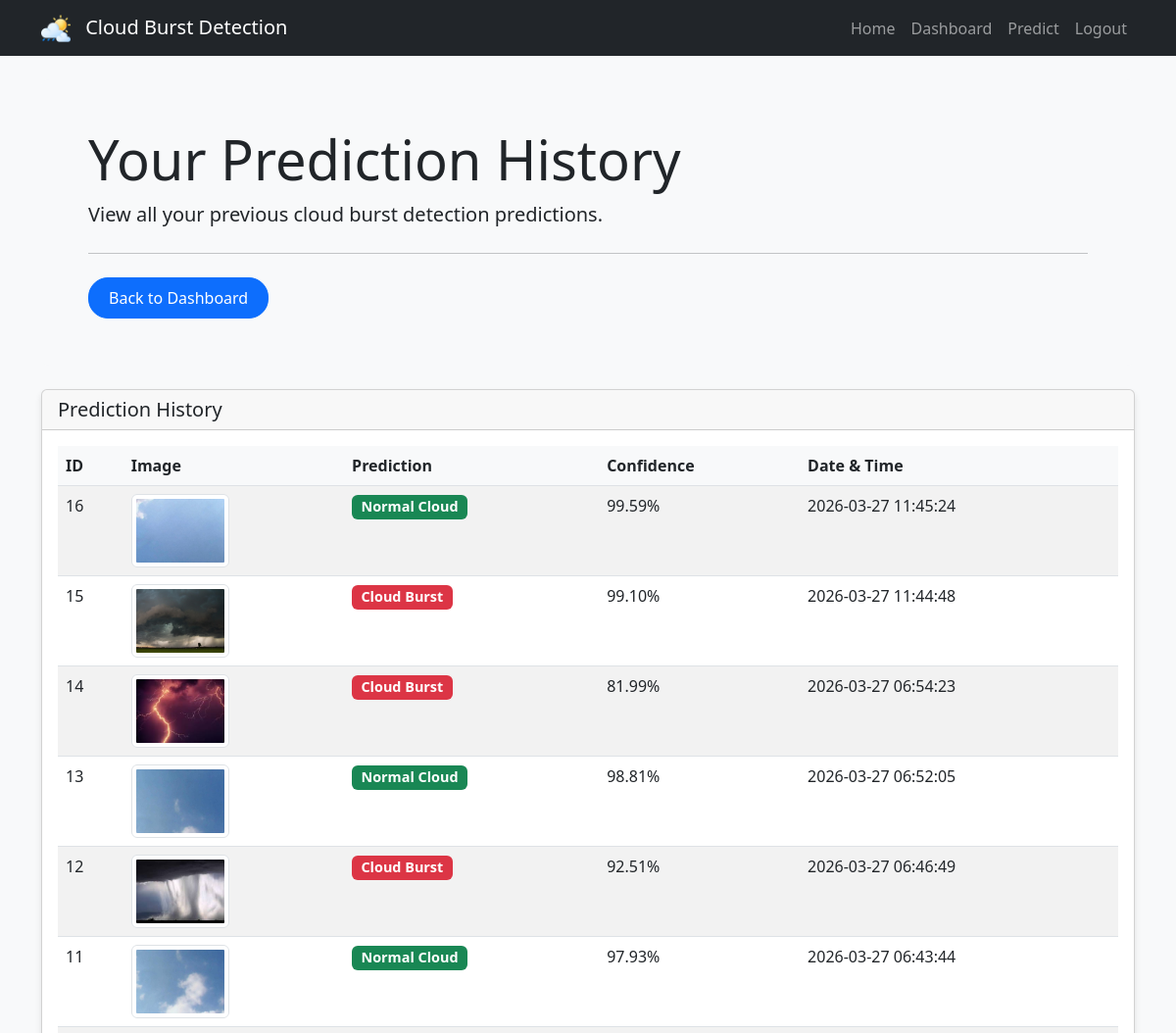
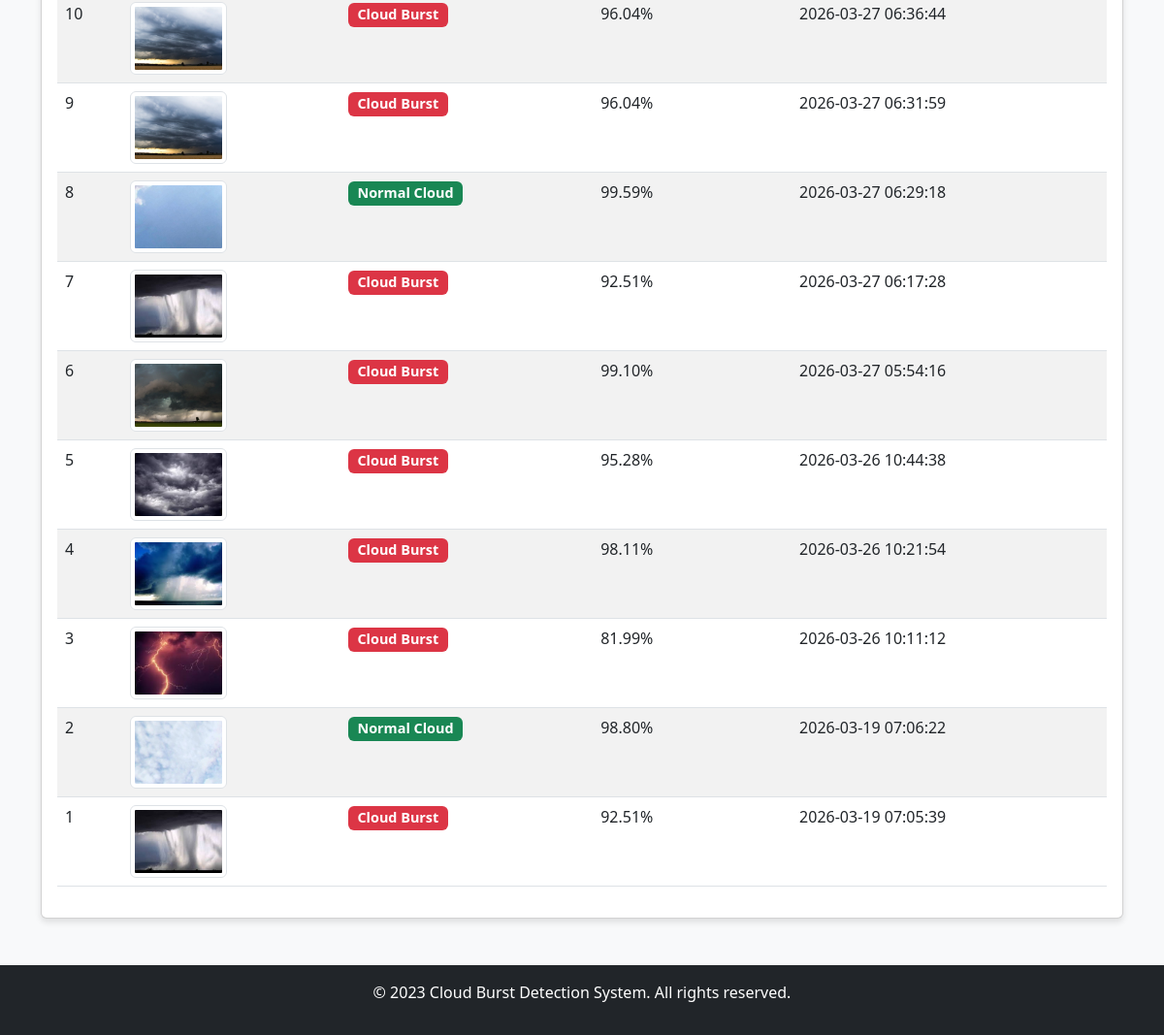
The app's page /user_history (signed in) with its own data (2 pictures, top to bottom).
### tables this page shows
CREATE TABLE predictions (
        id INTEGER PRIMARY KEY AUTOINCREMENT,
        user_id INTEGER,
        image_path TEXT NOT NULL,
        prediction_result TEXT NOT NULL,
        confidence REAL NOT NULL,
        timestamp DATETIME DEFAULT CURRENT_TIMESTAMP,
        FOREIGN KEY (user_id) REFERENCES users (id)
    );

### app.py (the view)
@app.route('/user_history')
def user_history():
    if 'user_id' not in session or session.get('is_admin', False):
        flash('Please login as a user!', 'danger')
        return redirect(url_for('login'))
    conn = get_db_connection()
    cursor = conn.cursor()
    cursor.execute('''
    SELECT id, image_path, prediction_result, confidence, timestamp
    FROM predictions
    WHERE user_id = ?
    ORDER BY timestamp DESC
    ''', (session['user_id'],))
    predictions = cursor.fetchall()
    conn.close()
    formatted_predictions = []
    for pred in predictions:
        confidence = pred['confidence']
        try:
            confidence = float(confidence)
        except (ValueError, TypeError) as e:
            print(f"Error converting confidence: {e}")
            confidence = 0.0  # Default value
        formatted_predictions.append({
            'id': pred['id'],
            'image_path': pred['image_path'],
            'prediction_result': pred['prediction_result'],
            'confidence': confidence,
            'timestamp': pred['timestamp']
        })
    return render_template('user_history.html', predictions=formatted_predictions)

### app.py (called while the page is built)
def get_db_connection():
    conn = sqlite3.connect('database.db')
    conn.row_factory = sqlite3.Row  # Allow accessing columns by name
    return conn

### templates/user_history.html (shortened to what this page needs)
{% extends "base.html" %}
{% block content %}
<div class="row">
    <div class="col-md-12">
        <div class="jumbotron bg-light p-5 rounded-lg mb-4">
            <h1 class="display-4">Your Prediction History</h1>
            <p class="lead">View all your previous cloud burst detection predictions.</p>
            <hr class="my-4">
            <a href="{{ url_for('user_home') }}" class="btn btn-primary">Back to Dashboard</a>
        </div>
    </div>
</div>
<div class="card">
    <div class="card-header">
        <h5 class="mb-0">Prediction History</h5>
    </div>
    <div class="card-body">
        {% if predictions %}
            <div class="table-responsive">
                <table class="table table-striped table-hover">
                    <thead>
                        <tr>
                            <th>ID</th>
                            <th>Image</th>
                            <th>Prediction</th>
                            <th>Confidence</th>
                            <th>Date & Time</th>
                        </tr>
                    </thead>
                    <tbody>
                        {% for prediction in predictions %}
                        <tr>
                            <td>{{ prediction.id }}</td>
                            <td>
                                <div class="history-image-container">
                                    <img src="{{ prediction.image_path }}" class="img-thumbnail" alt="Prediction image" onerror="this.src='https://via.placeholder.com/100x75?text=Image+Not+Found'">
                                </div>
                            </td>
                            <td>
                                {% if prediction.prediction_result == "Cloud Burst" %}
                                    <span class="badge bg-danger">{{ prediction.prediction_result }}</span>
                                {% else %}
                                    <span class="badge bg-success">{{ prediction.prediction_result }}</span>
                                {% endif %}
                            </td>
                            <td>{{ "%.2f"|format(prediction.confidence) }}%</td>
                            <td>{{ prediction.timestamp }}</td>
                        </tr>
                        {% endfor %}
                    </tbody>
                </table>
            </div>
        {% endif %}
    </div>
</div>
{% endblock %}

### templates/base.html (shortened to what this page needs)
<!DOCTYPE html>
<html lang="en">
<head>
    <link href="https://cdn.jsdelivr.net/npm/bootstrap@5.3.0/dist/css/bootstrap.min.css" rel="stylesheet">
    <link rel="stylesheet" href="https://cdnjs.cloudflare.com/ajax/libs/font-awesome/6.0.0/css/all.min.css">
    <link rel="stylesheet" href="{{ url_for('static', filename='css/style.css') }}">
</head>
<body>
    <nav class="navbar navbar-expand-lg navbar-dark bg-dark">
        <div class="container">
            <a class="navbar-brand" href="{{ url_for('index') }}">
                <img src="{{ url_for('static', filename='img/logo.png') }}" alt="Logo" height="30" class="d-inline-block align-text-top">
                Cloud Burst Detection
            </a>
            <div class="collapse navbar-collapse" id="navbarNav">
                <ul class="navbar-nav ms-auto">
                    <li class="nav-item">
                        <a class="nav-link" href="{{ url_for('index') }}">Home</a>
                    </li>
                    {% if session.user_id %}
                        {% if session.is_admin %}
                            <li class="nav-item">
                                <a class="nav-link" href="{{ url_for('admin_dashboard') }}">Admin Dashboard</a>
                            </li>
                        {% else %}
                            <li class="nav-item">
                                <a class="nav-link" href="{{ url_for('user_home') }}">Dashboard</a>
                            </li>
                            <li class="nav-item">
                                <a class="nav-link" href="{{ url_for('predict') }}">Predict</a>
                            </li>
                        {% endif %}
                        <li class="nav-item">
                            <a class="nav-link" href="{{ url_for('logout') }}">Logout</a>
                        </li>
                    {% endif %}
                </ul>
            </div>
        </div>
    </nav>
    <div class="container mt-4">
        {% block content %}{% endblock %}
    </div>
    <footer class="bg-dark text-white text-center py-3 mt-5">
        <div class="container">
            <p>&copy; 2023 Cloud Burst Detection System. All rights reserved.</p>
        </div>
    </footer>
</body>
</html>

### static/css/style.css (style rules this page uses)
body { font-family: 'Segoe UI', Tahoma, Geneva, Verdana, sans-serif; background-color: #f8f9fa; }
.jumbotron { padding: 2rem 2rem; margin-bottom: 2rem; background-color: #e9ecef; border-radius: 0.5rem; }
.card { box-shadow: 0 4px 6px rgba(0, 0, 0, 0.1); transition: transform 0.3s ease; }
.navbar-brand img { max-height: 30px; margin-right: 10px; }
.btn { border-radius: 20px; padding: 8px 20px; }
.table th { background-color: #f8f9fa; }
.badge { font-size: 0.9em; }
.history-image-container { width: 100px; height: 75px; overflow: hidden; border-radius: 4px; }
.history-image-container img { width: 100%; height: 100%; object-fit: cover; }

### records on screen
predictions: id "16", prediction_result "Normal Cloud", confidence "99.59", timestamp "2026-03-27 11:45:24"
predictions: id "15", prediction_result "Cloud Burst", confidence "99.10", timestamp "2026-03-27 11:44:48"
predictions: id "14", prediction_result "Cloud Burst", confidence "81.99", timestamp "2026-03-27 06:54:23"
predictions: id "13", shows a picture, prediction_result "Normal Cloud", confidence "98.81", timestamp "2026-03-27 06:52:05"
predictions: id "12", prediction_result "Cloud Burst", confidence "92.51", timestamp "2026-03-27 06:46:49"
predictions: id "11", shows a picture, prediction_result "Normal Cloud", confidence "97.93", timestamp "2026-03-27 06:43:44"
predictions: id "10", prediction_result "Cloud Burst", confidence "96.04", timestamp "2026-03-27 06:36:44"
predictions: id "9", prediction_result "Cloud Burst", confidence "96.04", timestamp "2026-03-27 06:31:59"
predictions: id "8", prediction_result "Normal Cloud", confidence "99.59", timestamp "2026-03-27 06:29:18"
predictions: id "7", prediction_result "Cloud Burst", confidence "92.51", timestamp "2026-03-27 06:17:28"
predictions: id "6", prediction_result "Cloud Burst", confidence "99.10", timestamp "2026-03-27 05:54:16"
predictions: id "5", shows a picture, prediction_result "Cloud Burst", confidence "95.28", timestamp "2026-03-26 10:44:38"
predictions: id "4", shows a picture, prediction_result "Cloud Burst", confidence "98.11", timestamp "2026-03-26 10:21:54"
predictions: id "3", prediction_result "Cloud Burst", confidence "81.99", timestamp "2026-03-26 10:11:12"
predictions: id "2", shows a picture, prediction_result "Normal Cloud", confidence "98.80", timestamp "2026-03-19 07:06:22"
predictions: id "1", prediction_result "Cloud Burst", confidence "92.51", timestamp "2026-03-19 07:05:39"
